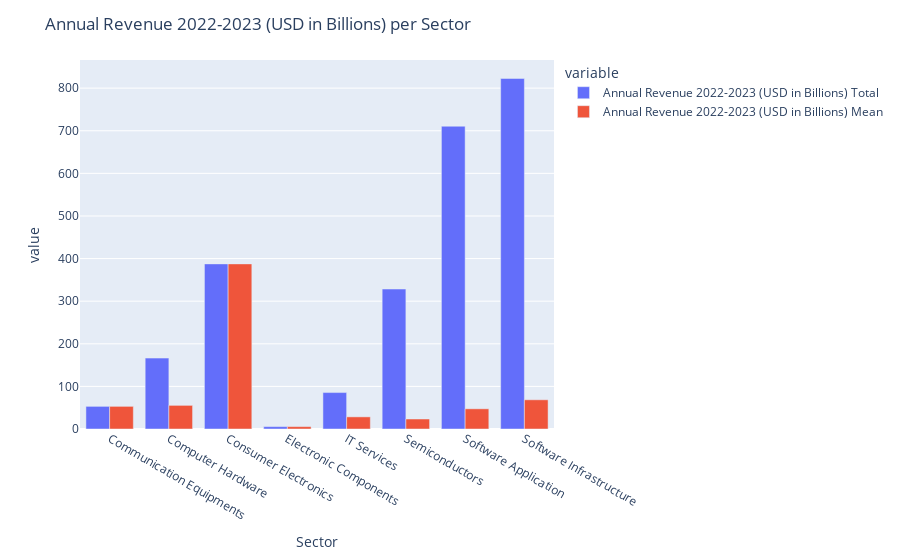
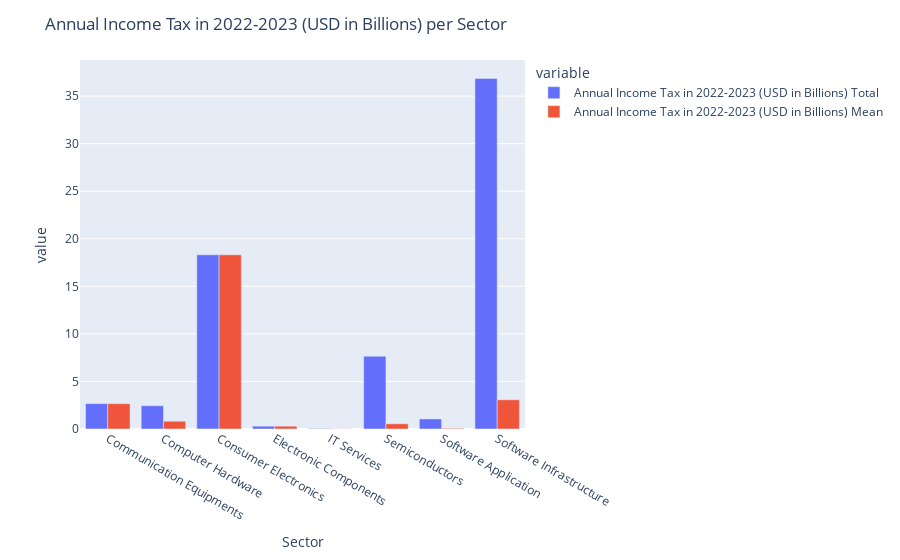
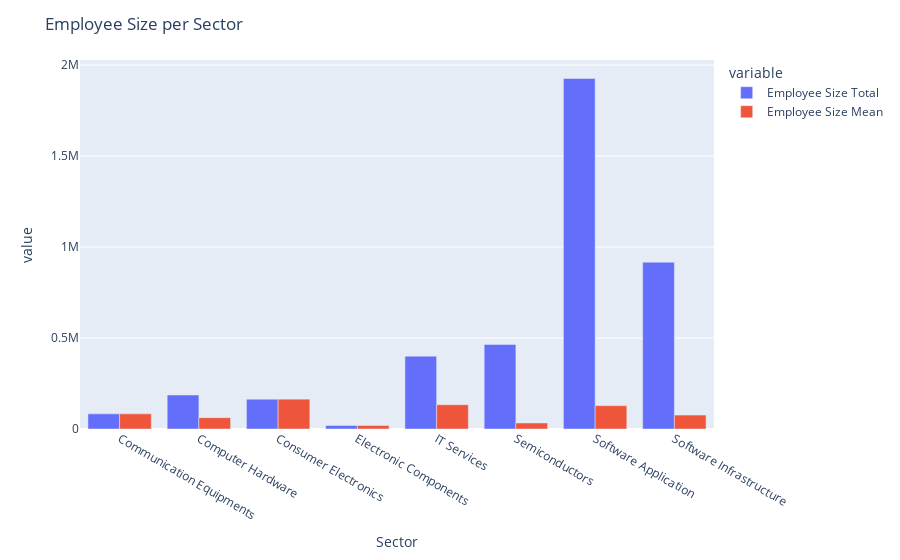
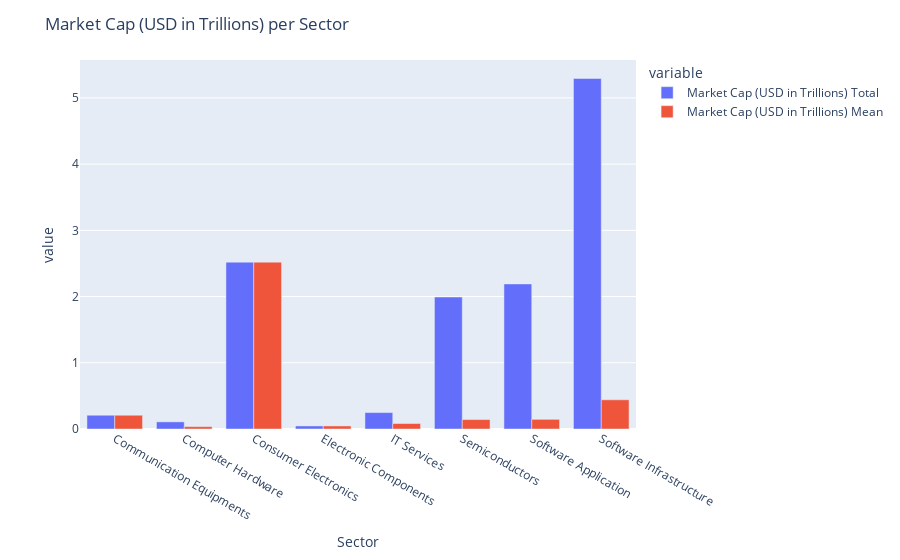

Notebook cell for these charts, in order:
### Markdown cell above
## Sector Analysis

### Code cell
cols = ['Annual Revenue 2022-2023 (USD in Billions)','Annual Income Tax in 2022-2023 (USD in Billions)',
        'Employee Size','Market Cap (USD in Trillions)']

for col in cols:
    new_df = pd.merge((df[['Sector',
                           col]]
                       .groupby('Sector')
                       .sum()
                      ),
                      (df[['Sector',
                           col]]
                       .groupby('Sector')
                       .mean()
                      ),
                      left_index=True,
                      right_index=True,
                     suffixes=(' Total',' Mean'))
    fig = new_df.plot(kind='bar')

    fig.update_layout(title= {'text':f'{col} per Sector'})
    fig.update_layout(barmode='group')
    fig.show()

### Figure 1 — Plotly figure (JSON) as saved in the notebook; plotly's stock layout.template omitted (floating-point values rounded to 4 significant figures)
{"data": [{"alignmentgroup": "True", "hovertemplate": "variable=Annual Revenue 2022-2023 (USD in Billions) Total<br>Sector=%{x}<br>value=%{y}<extra></extra>", "legendgroup": "Annual Revenue 2022-2023 (USD in Billions) Total", "marker": {"color": "#636efa"}, "name": "Annual Revenue 2022-2023 (USD in Billions) Total", "offsetgroup": "Annual Revenue 2022-2023 (USD in Billions) Total", "orientation": "v", "showlegend": true, "textposition": "auto", "type": "bar", "x": ["Communication Equipments", "Computer Hardware", "Consumer Electronics", "Electronic Components", "IT Services", "Semiconductors", "Software Application", "Software Infrastructure"], "xaxis": "x", "y": [53.16, 166.5, 387.5, 5.61, 85.51, 328.6, 710.6, 822.8], "yaxis": "y"}, {"alignmentgroup": "True", "hovertemplate": "variable=Annual Revenue 2022-2023 (USD in Billions) Mean<br>Sector=%{x}<br>value=%{y}<extra></extra>", "legendgroup": "Annual Revenue 2022-2023 (USD in Billions) Mean", "marker": {"color": "#EF553B"}, "name": "Annual Revenue 2022-2023 (USD in Billions) Mean", "offsetgroup": "Annual Revenue 2022-2023 (USD in Billions) Mean", "orientation": "v", "showlegend": true, "textposition": "auto", "type": "bar", "x": ["Communication Equipments", "Computer Hardware", "Consumer Electronics", "Electronic Components", "IT Services", "Semiconductors", "Software Application", "Software Infrastructure"], "xaxis": "x", "y": [53.16, 55.49, 387.5, 5.61, 28.5, 23.47, 47.38, 68.56], "yaxis": "y"}], "layout": {"barmode": "group", "legend": {"title": {"text": "variable"}, "tracegroupgap": 0}, "margin": {"t": 60}, "title": {"text": "Annual Revenue 2022-2023 (USD in Billions) per Sector"}, "xaxis": {"anchor": "y", "domain": [0, 1], "title": {"text": "Sector"}}, "yaxis": {"anchor": "x", "domain": [0, 1], "title": {"text": "value"}}}}

### Figure 2 — Plotly figure (JSON) as saved in the notebook; plotly's stock layout.template omitted (floating-point values rounded to 4 significant figures)
{"data": [{"alignmentgroup": "True", "hovertemplate": "variable=Annual Income Tax in 2022-2023 (USD in Billions) Total<br>Sector=%{x}<br>value=%{y}<extra></extra>", "legendgroup": "Annual Income Tax in 2022-2023 (USD in Billions) Total", "marker": {"color": "#636efa"}, "name": "Annual Income Tax in 2022-2023 (USD in Billions) Total", "offsetgroup": "Annual Income Tax in 2022-2023 (USD in Billions) Total", "orientation": "v", "showlegend": true, "textposition": "auto", "type": "bar", "x": ["Communication Equipments", "Computer Hardware", "Consumer Electronics", "Electronic Components", "IT Services", "Semiconductors", "Software Application", "Software Infrastructure"], "xaxis": "x", "y": [2.665, 2.448, 18.31, 0.296, 0.05, 7.651, 1.057, 36.86], "yaxis": "y"}, {"alignmentgroup": "True", "hovertemplate": "variable=Annual Income Tax in 2022-2023 (USD in Billions) Mean<br>Sector=%{x}<br>value=%{y}<extra></extra>", "legendgroup": "Annual Income Tax in 2022-2023 (USD in Billions) Mean", "marker": {"color": "#EF553B"}, "name": "Annual Income Tax in 2022-2023 (USD in Billions) Mean", "offsetgroup": "Annual Income Tax in 2022-2023 (USD in Billions) Mean", "orientation": "v", "showlegend": true, "textposition": "auto", "type": "bar", "x": ["Communication Equipments", "Computer Hardware", "Consumer Electronics", "Electronic Components", "IT Services", "Semiconductors", "Software Application", "Software Infrastructure"], "xaxis": "x", "y": [2.665, 0.816, 18.31, 0.296, 0.01667, 0.5465, 0.07047, 3.072], "yaxis": "y"}], "layout": {"barmode": "group", "legend": {"title": {"text": "variable"}, "tracegroupgap": 0}, "margin": {"t": 60}, "title": {"text": "Annual Income Tax in 2022-2023 (USD in Billions) per Sector"}, "xaxis": {"anchor": "y", "domain": [0, 1], "title": {"text": "Sector"}}, "yaxis": {"anchor": "x", "domain": [0, 1], "title": {"text": "value"}}}}

### Figure 3 — Plotly figure (JSON) as saved in the notebook; plotly's stock layout.template omitted (floating-point values rounded to 4 significant figures)
{"data": [{"alignmentgroup": "True", "hovertemplate": "variable=Employee Size Total<br>Sector=%{x}<br>value=%{y}<extra></extra>", "legendgroup": "Employee Size Total", "marker": {"color": "#636efa"}, "name": "Employee Size Total", "offsetgroup": "Employee Size Total", "orientation": "v", "showlegend": true, "textposition": "auto", "type": "bar", "x": ["Communication Equipments", "Computer Hardware", "Consumer Electronics", "Electronic Components", "IT Services", "Semiconductors", "Software Application", "Software Infrastructure"], "xaxis": "x", "y": [83300, 186993, 164000, 19300, 400451, 464818, 1926819, 916800], "yaxis": "y"}, {"alignmentgroup": "True", "hovertemplate": "variable=Employee Size Mean<br>Sector=%{x}<br>value=%{y}<extra></extra>", "legendgroup": "Employee Size Mean", "marker": {"color": "#EF553B"}, "name": "Employee Size Mean", "offsetgroup": "Employee Size Mean", "orientation": "v", "showlegend": true, "textposition": "auto", "type": "bar", "x": ["Communication Equipments", "Computer Hardware", "Consumer Electronics", "Electronic Components", "IT Services", "Semiconductors", "Software Application", "Software Infrastructure"], "xaxis": "x", "y": [83300, 62331, 164000, 19300, 133500.0, 33200.0, 128500.0, 76400], "yaxis": "y"}], "layout": {"barmode": "group", "legend": {"title": {"text": "variable"}, "tracegroupgap": 0}, "margin": {"t": 60}, "title": {"text": "Employee Size per Sector"}, "xaxis": {"anchor": "y", "domain": [0, 1], "title": {"text": "Sector"}}, "yaxis": {"anchor": "x", "domain": [0, 1], "title": {"text": "value"}}}}

### Figure 4 — Plotly figure (JSON) as saved in the notebook; plotly's stock layout.template omitted (floating-point values rounded to 4 significant figures)
{"data": [{"alignmentgroup": "True", "hovertemplate": "variable=Market Cap (USD in Trillions) Total<br>Sector=%{x}<br>value=%{y}<extra></extra>", "legendgroup": "Market Cap (USD in Trillions) Total", "marker": {"color": "#636efa"}, "name": "Market Cap (USD in Trillions) Total", "offsetgroup": "Market Cap (USD in Trillions) Total", "orientation": "v", "showlegend": true, "textposition": "auto", "type": "bar", "x": ["Communication Equipments", "Computer Hardware", "Consumer Electronics", "Electronic Components", "IT Services", "Semiconductors", "Software Application", "Software Infrastructure"], "xaxis": "x", "y": [0.208, 0.108, 2.52, 0.046, 0.248, 1.993, 2.191, 5.294], "yaxis": "y"}, {"alignmentgroup": "True", "hovertemplate": "variable=Market Cap (USD in Trillions) Mean<br>Sector=%{x}<br>value=%{y}<extra></extra>", "legendgroup": "Market Cap (USD in Trillions) Mean", "marker": {"color": "#EF553B"}, "name": "Market Cap (USD in Trillions) Mean", "offsetgroup": "Market Cap (USD in Trillions) Mean", "orientation": "v", "showlegend": true, "textposition": "auto", "type": "bar", "x": ["Communication Equipments", "Computer Hardware", "Consumer Electronics", "Electronic Components", "IT Services", "Semiconductors", "Software Application", "Software Infrastructure"], "xaxis": "x", "y": [0.208, 0.036, 2.52, 0.046, 0.08267, 0.1424, 0.1461, 0.4412], "yaxis": "y"}], "layout": {"barmode": "group", "legend": {"title": {"text": "variable"}, "tracegroupgap": 0}, "margin": {"t": 60}, "title": {"text": "Market Cap (USD in Trillions) per Sector"}, "xaxis": {"anchor": "y", "domain": [0, 1], "title": {"text": "Sector"}}, "yaxis": {"anchor": "x", "domain": [0, 1], "title": {"text": "value"}}}}
